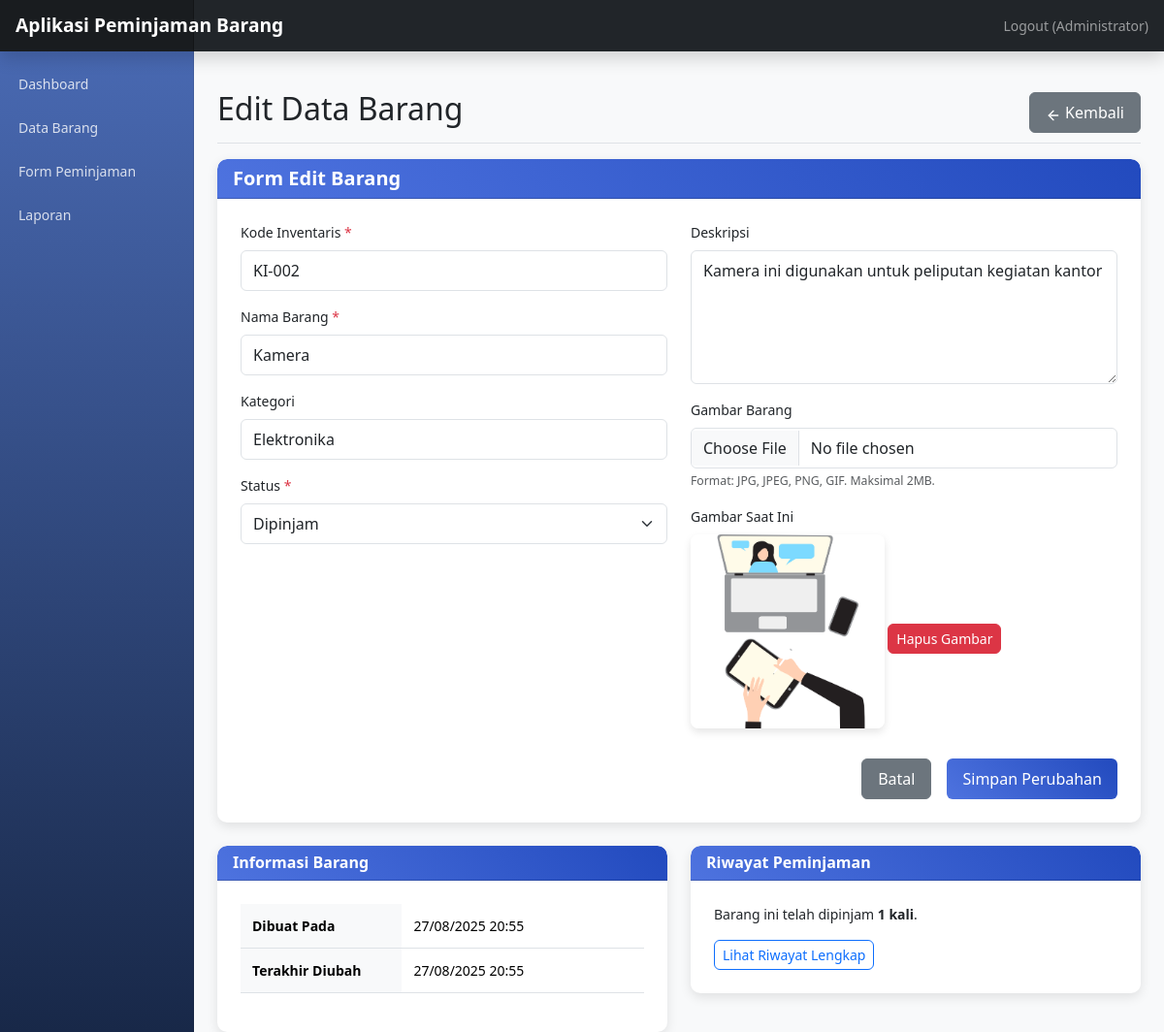
Screenshot of /barang_edit.php?id=5 (signed in) with the database file from the repository.
### tables this page shows
CREATE TABLE `barang` (
  `id` int(11) NOT NULL,
  `kode_inventaris` varchar(20) NOT NULL,
  `nama_barang` varchar(100) NOT NULL,
  `deskripsi` text DEFAULT NULL,
  `kategori` varchar(50) DEFAULT NULL,
  `status` enum('tersedia','dipinjam','rusak','hilang') DEFAULT 'tersedia',
  `gambar` varchar(255) DEFAULT NULL,
  `created_at` timestamp NOT NULL DEFAULT current_timestamp()
);

### barang_edit.php (the view, shortened to what this page needs)
<?php
$database = new Database();
$db = $database->getConnection();
$barang = null;
$id = $_GET['id'] ?? 0;
$query = "SELECT * FROM barang WHERE id = :id";
$stmt = $db->prepare($query);
$stmt->bindParam(':id', $id);
$stmt->execute();
if ($stmt->rowCount() == 1) {
    $barang = $stmt->fetch(PDO::FETCH_ASSOC);
} else {
    $error = "Barang tidak ditemukan!";
    header("Location: barang.php");
    exit();
}
?>
<!DOCTYPE html>
<html lang="id">
<head>
    <link href="assets/css/bootstrap.min.css" rel="stylesheet">
    <link href="assets/css/dashboard.css" rel="stylesheet">
</head>
<body>
    <?php include "components/header.php"; ?>
    <div class="container-fluid">
        <div class="row">
            <?php include "components/sidebar.php"; ?>
            <main class="col-md-9 ms-sm-auto col-lg-10 px-md-4">
                <div class="d-flex justify-content-between flex-wrap flex-md-nowrap align-items-center pt-3 pb-2 mb-3 border-bottom">
                    <h1 class="h2">Edit Data Barang</h1>
                    <div class="btn-toolbar mb-2 mb-md-0">
                        <a href="barang.php" class="btn btn-secondary">
                            <span data-feather="arrow-left"></span> Kembali
                        </a>
                    </div>
                </div>
                <?php if ($barang): ?>
                <div class="card">
                    <div class="card-header">
                        <h5 class="card-title mb-0">Form Edit Barang</h5>
                    </div>
                    <div class="card-body">
                        <form method="POST" action="" enctype="multipart/form-data">
                            <div class="row">
                                <div class="col-md-6">
                                    <div class="mb-3">
                                        <label for="kode_inventaris" class="form-label">Kode Inventaris <span class="text-danger">*</span></label>
                                        <input type="text" class="form-control" id="kode_inventaris" name="kode_inventaris"
                                               value="<?php echo htmlspecialchars($barang['kode_inventaris']); ?>" required>
                                    </div>
                                    <div class="mb-3">
                                        <label for="nama_barang" class="form-label">Nama Barang <span class="text-danger">*</span></label>
                                        <input type="text" class="form-control" id="nama_barang" name="nama_barang"
                                               value="<?php echo htmlspecialchars($barang['nama_barang']); ?>" required>
                                    </div>
                                    <div class="mb-3">
                                        <label for="kategori" class="form-label">Kategori</label>
                                        <input type="text" class="form-control" id="kategori" name="kategori"
                                               value="<?php echo htmlspecialchars($barang['kategori']); ?>">
                                    </div>
                                    <div class="mb-3">
                                        <label for="status" class="form-label">Status <span class="text-danger">*</span></label>
                                        <select class="form-select" id="status" name="status" required>
                                            <option value="dipinjam" <?php echo $barang['status'] == 'dipinjam' ? 'selected' : ''; ?>>Dipinjam</option>
                                        </select>
                                    </div>
                                </div>
                                <div class="col-md-6">
                                    <div class="mb-3">
                                        <label for="deskripsi" class="form-label">Deskripsi</label>
                                        <textarea class="form-control" id="deskripsi" name="deskripsi" rows="5"><?php echo htmlspecialchars($barang['deskripsi']); ?></textarea>
                                    </div>
                                    <div class="mb-3">
                                        <label for="gambar" class="form-label">Gambar Barang</label>
                                        <input class="form-control" type="file" id="gambar" name="gambar" accept="image/*">
                                        <div class="form-text">Format: JPG, JPEG, PNG, GIF. Maksimal 2MB.</div>
                                    </div>
                                    <?php if (!empty($barang['gambar'])): ?>
                                    <div class="mb-3">
                                        <label class="form-label">Gambar Saat Ini</label>
                                        <div>
                                            <img src="<?php echo $barang['gambar']; ?>" alt="Gambar Barang" class="img-preview">
                                            <button type="submit" name="hapus_gambar" class="btn btn-sm btn-danger"
                                                    onclick="return confirm('Yakin ingin menghapus gambar?')">
                                                Hapus Gambar
                                            </button>
                                        </div>
                                    </div>
                                    <?php endif; ?>
                                </div>
                            </div>
                            <div class="d-grid gap-2 d-md-flex justify-content-md-end">
                                <a href="barang.php" class="btn btn-secondary me-md-2">Batal</a>
                                <button type="submit" name="update" class="btn btn-primary">Simpan Perubahan</button>
                            </div>
                        </form>
                    </div>
                </div>
                <div class="row mt-4">
                    <div class="col-md-6">
                        <div class="card">
                            <div class="card-header">
                                <h6 class="card-title mb-0">Informasi Barang</h6>
                            </div>
                            <div class="card-body">
                                <table class="table table-sm">
                                    <tr>
                                        <th width="40%">Dibuat Pada</th>
                                        <td><?php echo date('d/m/Y H:i', strtotime($barang['created_at'])); ?></td>
                                    </tr>
                                    <tr>
                                        <th>Terakhir Diubah</th>
                                        <td><?php echo date('d/m/Y H:i', strtotime($barang['created_at'])); ?></td>
                                    </tr>
                                </table>
                            </div>
                        </div>
                    </div>
                    <div class="col-md-6">
                        <div class="card">
                            <div class="card-header">
                                <h6 class="card-title mb-0">Riwayat Peminjaman</h6>
                            </div>
                            <div class="card-body">
                                <?php
                                $query = "SELECT COUNT(*) as total FROM detail_peminjaman WHERE id_barang = :id_barang";
                                $stmt = $db->prepare($query);
                                $stmt->bindParam(':id_barang', $barang['id']);
                                $stmt->execute();
                                $total_peminjaman = $stmt->fetch(PDO::FETCH_ASSOC)['total'];
                                ?>
                                <p class="card-text">Barang ini telah dipinjam <strong><?php echo $total_peminjaman; ?> kali</strong>.</p>
                                <?php if ($total_peminjaman > 0): ?>
                                <a href="laporan.php?barang=<?php echo $barang['id']; ?>" class="btn btn-sm btn-outline-primary">
                                    Lihat Riwayat Lengkap
                                </a>
                                <?php endif; ?>
                            </div>
                        </div>
                    </div>
                </div>
                <?php else: ?>
                <div class="alert alert-warning">
                    Data barang tidak ditemukan. <a href="barang.php">Kembali ke daftar barang</a>.
                </div>
                <?php endif; ?>
            </main>
        </div>
    </div>
</body>
</html>

### assets/css/dashboard.css (style rules this page uses)
body { font-size: .875rem; background-color: #f8f9fa; }
.feather { width: 16px; height: 16px; vertical-align: text-bottom; }
main { padding-top: 1.5rem; }
.card { border: none; border-radius: 12px; box-shadow: 0 5px 15px rgba(0, 0, 0, 0.08); transition: transform 0.3s ease, box-shadow 0.3s ease; overflow: hidden; }
.card-body { padding: 1.5rem; }
.card-title { font-weight: 600; margin-bottom: 0.75rem; }
.table { border-collapse: separate; border-spacing: 0; width: 100%; }
.table th { border-top: none; font-weight: 600; background-color: #f8f9fa; padding: 0.75rem; }
.table td { padding: 0.75rem; vertical-align: middle; }
.btn { border-radius: 6px; font-weight: 500; padding: 0.5rem 1rem; transition: all 0.3s; }
.btn-sm { padding: 0.25rem 0.5rem; font-size: 0.875rem; }
.form-control { border-radius: 6px; padding: 0.5rem 0.75rem; border: 1px solid #dee2e6; transition: border-color 0.15s ease-in-out, box-shadow 0.15s ease-in-out; }
.form-label { font-weight: 500; margin-bottom: 0.5rem; }
.form-select { border-radius: 6px; padding: 0.5rem 2.25rem 0.5rem 0.75rem; }
.border-bottom { border-bottom: 1px solid #e5e5e5; }
.card, .table { animation: fadeInUp 0.5s ease-out; }

### barang_edit.php (style rules this page uses)
.img-preview { max-width: 200px; max-height: 200px; border-radius: 8px; box-shadow: 0 4px 8px rgba(0,0,0,0.1); margin-bottom: 15px; }
.card { border-radius: 10px; box-shadow: 0 4px 12px rgba(0,0,0,0.1); }
.card-header { border-top-left-radius: 10px !important; border-top-right-radius: 10px !important; background: linear-gradient(45deg, #4e73df, #224abe); color: white; }
.btn-primary { background: linear-gradient(45deg, #4e73df, #224abe); border: none; }

### rows the page displays
barang: kode_inventaris "KI-002", nama_barang "Kamera", kategori "Elektronika", status "Dipinjam", deskripsi "Kamera ini digunakan untuk peliputan kegiatan kantor", gambar (picture), created_at "27/08/2025 20:55"

### other values shown
$_SESSION['nama_lengkap'] "Administrator"
$total_peminjaman "1"
